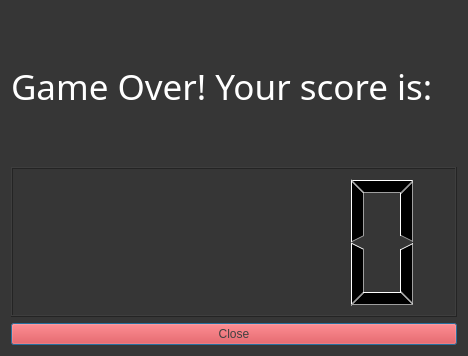
<?xml version="1.0" encoding="UTF-8"?>
<ui version="4.0">
 <class>Finishwin</class>
 <widget class="QDialog" name="Finishwin">
  <property name="geometry">
   <rect>
    <x>0</x>
    <y>0</y>
    <width>468</width>
    <height>356</height>
   </rect>
  </property>
  <property name="windowTitle">
   <string>Dialog</string>
  </property>
  <property name="styleSheet">
   <string notr="true">background-color: rgb(54, 54, 54);</string>
  </property>
  <layout class="QGridLayout" name="gridLayout_2">
   <item row="0" column="0">
    <widget class="QLabel" name="label">
     <property name="font">
      <font>
       <family>AR DESTINE</family>
       <pointsize>26</pointsize>
      </font>
     </property>
     <property name="styleSheet">
      <string notr="true">color: rgb(255, 255, 255);</string>
     </property>
     <property name="text">
      <string>Game Over! Your score is:</string>
     </property>
    </widget>
   </item>
   <item row="1" column="0">
    <widget class="QLCDNumber" name="mylcd"/>
   </item>
   <item row="2" column="0">
    <widget class="QPushButton" name="pushButtonClose">
     <property name="styleSheet">
      <string notr="true">#pushButtonClose {
background-color:#ff1a1a;
color:#404040;
font: 11pt &quot;Yu Gothic UI Semilight&quot;;
}

#pushButtonClose:hover {
background-color: #e60000;
}

#pushButtonClose:pressed {
background-color: #b30000;
}</string>
     </property>
     <property name="text">
      <string>Close</string>
     </property>
    </widget>
   </item>
  </layout>
 </widget>
 <resources/>
 <connections/>
</ui>
